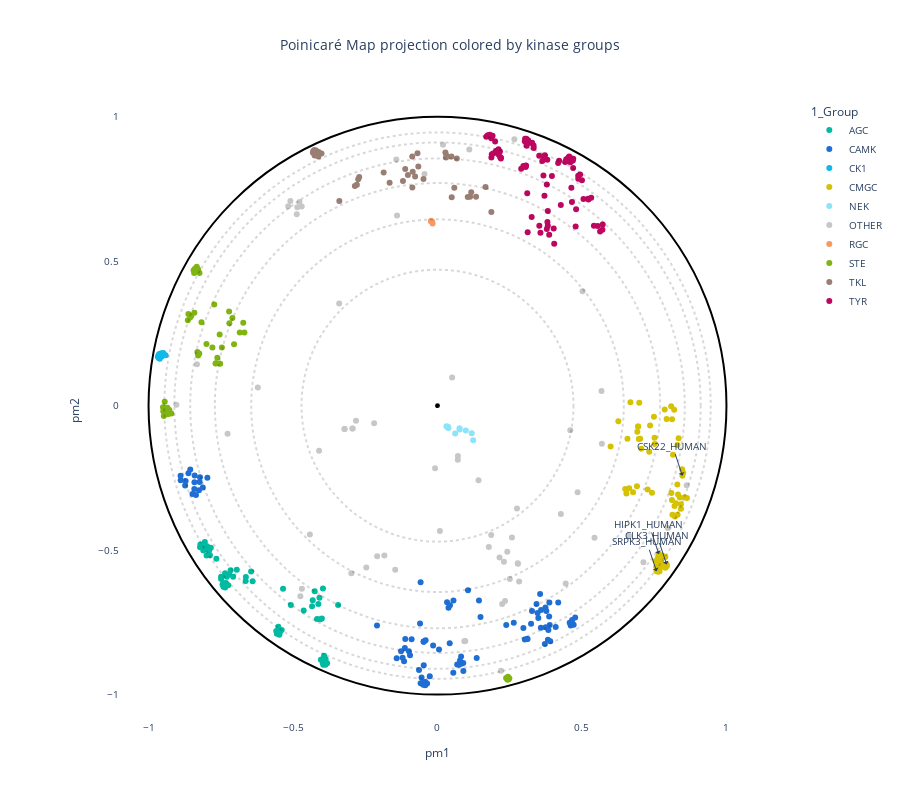

Notebook cell for this chart:
### Markdown cell above
You can highlight several points by using plotly iterface. Provide the corresponding column name in `second_labels_name` and a list of labels to show in `labels_text`:

### Code cell
trace2 = plot_embedding_interactive(df, 
                                    labels_name = '1_Group',#'1_Group',#'2_Gene', 
                                    show_text=True, 
                                    color_palette = kinase_palette,
                                    title = "Poinicaré Map projection colored by kinase groups", 
                                    fontsize = 10,
                                    second_labels_name = "4_Uni_entry", 
                                    #labels_text = ["ST17B_HUMAN", "MYLK2_HUMAN", "KALRN_HUMAN"]
                                    labels_text = ["CLK3_HUMAN", "SRPK3_HUMAN", "HIPK1_HUMAN","CSK22_HUMAN"] # some CMGC kinase
                                    #second_labels_name = "2_Gene",
                                    #labels_text = ["RPS6KA1_1", "RPS6KA2_1", "RPS6KA5_1", "RPS6KB2", "RPS6KA1_2", "RPS6KA2_2",  "RPS6KA3_2",  "RPS6KA5_2"] # some sequences of AGC first domain and CAMK second domain (mentionned in the article) to label
                                    
                              )
trace2.show()

### Figure 1 — Plotly figure (JSON) as saved in the notebook; plotly's stock layout.template omitted (floating-point values rounded to 4 significant figures; data arrays with more than 128 entries replaced by an {"elided": "..."} marker saying what was removed)
{"data": [{"customdata": {"elided": "62x17 mixed values"}, "hovertemplate": "<b>%{hovertext}</b><br><br>1_Group=%{customdata[0]}<br>pm1=%{x}<br>pm2=%{y}<br>2_Gene=%{customdata[1]}<br>3_HGNC=%{customdata[2]}<br>4_Uni_entry=%{customdata[3]}<br>5_Uni_acc=%{customdata[4]}<br>6_Domain_begin=%{customdata[5]}<br>7_Domain_end=%{customdata[6]}<br>8_Domain_length=%{customdata[7]}<br>9_Largest_insert_length=%{customdata[8]}<br>10_PDB_validation=%{customdata[9]}<br>11_Conformational_state=%{customdata[10]}<br>12_Dihedral_state=%{customdata[11]}<br>13_Group_in_Uni=%{customdata[12]}<br>14_Group_in_Manning=%{customdata[13]}<br>15_Synonymn=%{customdata[14]}<br>evo_distance=%{customdata[15]}<br>decile_domain=%{customdata[16]}<extra></extra>", "hovertext": ["AGC", "AGC", "AGC", "AGC", "AGC", "AGC", "AGC", "AGC", "AGC", "AGC", "AGC", "AGC", "AGC", "AGC", "AGC", "AGC", "AGC", "AGC", "AGC", "AGC", "AGC", "AGC", "AGC", "AGC", "AGC", "AGC", "AGC", "AGC", "AGC", "AGC", "AGC", "AGC", "AGC", "AGC", "AGC", "AGC", "AGC", "AGC", "AGC", "AGC", "AGC", "AGC", "AGC", "AGC", "AGC", "AGC", "AGC", "AGC", "AGC", "AGC", "AGC", "AGC", "AGC", "AGC", "AGC", "AGC", "AGC", "AGC", "AGC", "AGC", "AGC", "AGC"], "legendgroup": "AGC", "marker": {"color": "#00bba1", "symbol": "circle"}, "mode": "markers", "name": "AGC", "orientation": "v", "showlegend": true, "textposition": "top right", "type": "scatter", "x": [-0.7074, -0.716, -0.6946, -0.3973, -0.3931, -0.3911, -0.3951, -0.3878, -0.5559, -0.5507, -0.5392, -0.5513, -0.5458, -0.558, -0.5472, -0.3871, -0.3972, -0.6632, -0.6397, -0.645, -0.6638, -0.5346, -0.7489, -0.7488, -0.7876, -0.7991, -0.7653, -0.7327, -0.7388, -0.7243, -0.8105, -0.8077, -0.7845, -0.806, -0.7974, -0.8051, -0.8217, -0.7907, -0.8206, -0.7349, -0.741, -0.744, -0.7336, -0.3866, -0.382, -0.4122, -0.4318, -0.4341, -0.5076, -0.3441, -0.4251, -0.4086, -0.3965, -0.4631, -0.7291, -0.7205, -0.735, -0.4001, -0.4054, -0.4169, -0.4035, -0.3926], "xaxis": "x", "y": [-0.5924, -0.5696, -0.5679, -0.8903, -0.887, -0.8936, -0.8969, -0.8964, -0.7896, -0.7649, -0.7766, -0.7815, -0.7851, -0.7799, -0.793, -0.8765, -0.8772, -0.5933, -0.6076, -0.5741, -0.6067, -0.6338, -0.5921, -0.6002, -0.5177, -0.5186, -0.5297, -0.6198, -0.6151, -0.6219, -0.5014, -0.4856, -0.4917, -0.4938, -0.4863, -0.4717, -0.4899, -0.5021, -0.4806, -0.6296, -0.6267, -0.6185, -0.6135, -0.8877, -0.8913, -0.6863, -0.6736, -0.6939, -0.6895, -0.6901, -0.6425, -0.6648, -0.6332, -0.7091, -0.5924, -0.584, -0.5796, -0.7364, -0.7391, -0.7382, -0.8797, -0.8656], "yaxis": "y"}, {"customdata": {"elided": "93x17 mixed values"}, "hovertemplate": "<b>%{hovertext}</b><br><br>1_Group=%{customdata[0]}<br>pm1=%{x}<br>pm2=%{y}<br>2_Gene=%{customdata[1]}<br>3_HGNC=%{customdata[2]}<br>4_Uni_entry=%{customdata[3]}<br>5_Uni_acc=%{customdata[4]}<br>6_Domain_begin=%{customdata[5]}<br>7_Domain_end=%{customdata[6]}<br>8_Domain_length=%{customdata[7]}<br>9_Largest_insert_length=%{customdata[8]}<br>10_PDB_validation=%{customdata[9]}<br>11_Conformational_state=%{customdata[10]}<br>12_Dihedral_state=%{customdata[11]}<br>13_Group_in_Uni=%{customdata[12]}<br>14_Group_in_Manning=%{customdata[13]}<br>15_Synonymn=%{customdata[14]}<br>evo_distance=%{customdata[15]}<br>decile_domain=%{customdata[16]}<extra></extra>", "hovertext": ["CAMK", "CAMK", "CAMK", "CAMK", "CAMK", "CAMK", "CAMK", "CAMK", "CAMK", "CAMK", "CAMK", "CAMK", "CAMK", "CAMK", "CAMK", "CAMK", "CAMK", "CAMK", "CAMK", "CAMK", "CAMK", "CAMK", "CAMK", "CAMK", "CAMK", "CAMK", "CAMK", "CAMK", "CAMK", "CAMK", "CAMK", "CAMK", "CAMK", "CAMK", "CAMK", "CAMK", "CAMK", "CAMK", "CAMK", "CAMK", "CAMK", "CAMK", "CAMK", "CAMK", "CAMK", "CAMK", "CAMK", "CAMK", "CAMK", "CAMK", "CAMK", "CAMK", "CAMK", "CAMK", "CAMK", "CAMK", "CAMK", "CAMK", "CAMK", "CAMK", "CAMK", "CAMK", "CAMK", "CAMK", "CAMK", "CAMK", "CAMK", "CAMK", "CAMK", "CAMK", "CAMK", "CAMK", "CAMK", "CAMK", "CAMK", "CAMK", "CAMK", "CAMK", "CAMK", "CAMK", "CAMK", "CAMK", "CAMK", "CAMK", "CAMK", "CAMK", "CAMK", "CAMK", "CAMK", "CAMK", "CAMK", "CAMK", "CAMK"], "legendgroup": "CAMK", "marker": {"color": "#1f6ed4", "symbol": "circle"}, "mode": "markers", "name": "CAMK", "orientation": "v", "showlegend": true, "textposition": "top right", "type": "scatter", "x": [-0.05845, 0.1435, 0.1489, 0.3489, 0.3463, -0.09905, -0.1261, -0.09509, 0.08913, 0.06802, 0.07399, 0.07771, -0.1116, 0.3716, 0.3903, -0.1413, 0.08232, 0.3871, -0.08965, -0.8412, -0.8231, -0.7964, -0.01524, -0.04117, 0.005289, 0.3551, -0.862, -0.06404, -0.04768, -0.02671, 0.3584, 0.3736, 0.3426, 0.3272, 0.3864, -0.05844, -0.05514, -0.8359, -0.848, -0.8416, -0.8255, 0.3767, 0.2379, 0.2639, -0.8717, -0.8892, 0.2972, 0.04225, 0.08163, 0.3022, 0.309, 0.3117, 0.03306, 0.05519, 0.03816, 0.1056, 0.04322, -0.113, 0.3744, 0.3837, -0.04762, -0.04746, -0.04802, -0.1157, -0.1208, -0.04959, -0.04607, -0.04962, -0.04197, -0.036, -0.04232, 0.3884, 0.4091, 0.3577, 0.4178, 0.3239, -0.8734, -0.8888, 0.3821, -0.8404, -0.8219, -0.06039, -0.2094, 0.1356, 0.08947, 0.05466, -0.8556, 0.461, 0.4712, 0.4658, 0.4764, 0.4574, -0.8123], "xaxis": "x", "y": [-0.611, -0.6746, -0.7316, -0.7348, -0.7175, -0.85, -0.8502, -0.8633, -0.8904, -0.8957, -0.8967, -0.882, -0.8076, -0.8251, -0.8152, -0.8744, -0.8936, -0.681, -0.8088, -0.2652, -0.2646, -0.2499, -0.8302, -0.8122, -0.8435, -0.6515, -0.2335, -0.9148, -0.8984, -0.9365, -0.7071, -0.6988, -0.6861, -0.7104, -0.7298, -0.9603, -0.9406, -0.3091, -0.306, -0.2887, -0.2924, -0.7109, -0.7588, -0.7513, -0.2606, -0.2426, -0.7694, -0.822, -0.8679, -0.8095, -0.8079, -0.8071, -0.6805, -0.6741, -0.6991, -0.6392, -0.6907, -0.8385, -0.767, -0.7767, -0.8165, -0.8163, -0.8167, -0.885, -0.8724, -0.9568, -0.9636, -0.9662, -0.956, -0.9618, -0.9676, -0.759, -0.766, -0.7686, -0.6808, -0.7548, -0.2759, -0.2581, -0.8105, -0.2416, -0.2475, -0.7541, -0.7608, -0.873, -0.9181, -0.924, -0.2212, -0.7607, -0.7581, -0.7421, -0.7333, -0.7514, -0.2837], "yaxis": "y"}, {"customdata": {"elided": "12x17 mixed values"}, "hovertemplate": "<b>%{hovertext}</b><br><br>1_Group=%{customdata[0]}<br>pm1=%{x}<br>pm2=%{y}<br>2_Gene=%{customdata[1]}<br>3_HGNC=%{customdata[2]}<br>4_Uni_entry=%{customdata[3]}<br>5_Uni_acc=%{customdata[4]}<br>6_Domain_begin=%{customdata[5]}<br>7_Domain_end=%{customdata[6]}<br>8_Domain_length=%{customdata[7]}<br>9_Largest_insert_length=%{customdata[8]}<br>10_PDB_validation=%{customdata[9]}<br>11_Conformational_state=%{customdata[10]}<br>12_Dihedral_state=%{customdata[11]}<br>13_Group_in_Uni=%{customdata[12]}<br>14_Group_in_Manning=%{customdata[13]}<br>15_Synonymn=%{customdata[14]}<br>evo_distance=%{customdata[15]}<br>decile_domain=%{customdata[16]}<extra></extra>", "hovertext": ["CK1", "CK1", "CK1", "CK1", "CK1", "CK1", "CK1", "CK1", "CK1", "CK1", "CK1", "CK1"], "legendgroup": "CK1", "marker": {"color": "#0dbae9", "symbol": "circle"}, "mode": "markers", "name": "CK1", "orientation": "v", "showlegend": true, "textposition": "top right", "type": "scatter", "x": [-0.9554, -0.9563, -0.9544, -0.9587, -0.9611, -0.9651, -0.9627, -0.941, -0.949, -0.9648, -0.9611, -0.9679], "xaxis": "x", "y": [0.1759, 0.1816, 0.1702, 0.1711, 0.1753, 0.1756, 0.1791, 0.1749, 0.1819, 0.1653, 0.162, 0.1695], "yaxis": "y"}, {"customdata": {"elided": "65x17 mixed values"}, "hovertemplate": "<b>%{hovertext}</b><br><br>1_Group=%{customdata[0]}<br>pm1=%{x}<br>pm2=%{y}<br>2_Gene=%{customdata[1]}<br>3_HGNC=%{customdata[2]}<br>4_Uni_entry=%{customdata[3]}<br>5_Uni_acc=%{customdata[4]}<br>6_Domain_begin=%{customdata[5]}<br>7_Domain_end=%{customdata[6]}<br>8_Domain_length=%{customdata[7]}<br>9_Largest_insert_length=%{customdata[8]}<br>10_PDB_validation=%{customdata[9]}<br>11_Conformational_state=%{customdata[10]}<br>12_Dihedral_state=%{customdata[11]}<br>13_Group_in_Uni=%{customdata[12]}<br>14_Group_in_Manning=%{customdata[13]}<br>15_Synonymn=%{customdata[14]}<br>evo_distance=%{customdata[15]}<br>decile_domain=%{customdata[16]}<extra></extra>", "hovertext": ["CMGC", "CMGC", "CMGC", "CMGC", "CMGC", "CMGC", "CMGC", "CMGC", "CMGC", "CMGC", "CMGC", "CMGC", "CMGC", "CMGC", "CMGC", "CMGC", "CMGC", "CMGC", "CMGC", "CMGC", "CMGC", "CMGC", "CMGC", "CMGC", "CMGC", "CMGC", "CMGC", "CMGC", "CMGC", "CMGC", "CMGC", "CMGC", "CMGC", "CMGC", "CMGC", "CMGC", "CMGC", "CMGC", "CMGC", "CMGC", "CMGC", "CMGC", "CMGC", "CMGC", "CMGC", "CMGC", "CMGC", "CMGC", "CMGC", "CMGC", "CMGC", "CMGC", "CMGC", "CMGC", "CMGC", "CMGC", "CMGC", "CMGC", "CMGC", "CMGC", "CMGC", "CMGC", "CMGC", "CMGC", "CMGC"], "legendgroup": "CMGC", "marker": {"color": "#d5c203", "symbol": "circle"}, "mode": "markers", "name": "CMGC", "orientation": "v", "showlegend": true, "textposition": "top right", "type": "scatter", "x": [0.7355, 0.6916, 0.6941, 0.6943, 0.6968, 0.7015, 0.819, 0.8087, 0.7863, 0.7929, 0.8118, 0.6676, 0.6573, 0.7328, 0.7051, 0.6259, 0.7491, 0.5991, 0.7512, 0.6982, 0.7511, 0.6768, 0.6496, 0.6538, 0.6634, 0.6902, 0.7886, 0.7938, 0.7931, 0.7889, 0.8503, 0.8476, 0.8463, 0.7546, 0.7747, 0.7712, 0.757, 0.7691, 0.7271, 0.7422, 0.766, 0.7777, 0.7707, 0.7884, 0.8343, 0.8304, 0.8386, 0.8131, 0.8204, 0.8427, 0.8424, 0.8253, 0.83, 0.8325, 0.8632, 0.8557, 0.8094, 0.8216, 0.8309, 0.815, 0.8113, 0.7634, 0.7686, 0.7637, 0.758], "xaxis": "x", "y": [-0.06846, -0.09032, -0.07174, -0.07176, -0.1157, -0.1142, -0.01434, -0.001751, -0.01344, -0.04648, -0.04712, 0.01207, -0.1149, -0.1597, -0.1495, -0.05359, -0.03815, -0.1416, -0.1331, 0.009655, -0.1109, -0.2995, -0.2885, -0.3043, -0.2857, -0.2787, -0.5552, -0.5548, -0.5497, -0.5613, -0.2324, -0.2425, -0.2197, -0.5377, -0.5423, -0.5598, -0.5579, -0.548, -0.2902, -0.3016, -0.5135, -0.5188, -0.5299, -0.524, -0.113, -0.1358, -0.318, -0.3778, -0.3475, -0.3564, -0.341, -0.3374, -0.2725, -0.3072, -0.3199, -0.3173, -0.3025, -0.3838, -0.3779, -0.1695, -0.3264, -0.5242, -0.5728, -0.5749, -0.5732], "yaxis": "y"}, {"customdata": {"elided": "11x17 mixed values"}, "hovertemplate": "<b>%{hovertext}</b><br><br>1_Group=%{customdata[0]}<br>pm1=%{x}<br>pm2=%{y}<br>2_Gene=%{customdata[1]}<br>3_HGNC=%{customdata[2]}<br>4_Uni_entry=%{customdata[3]}<br>5_Uni_acc=%{customdata[4]}<br>6_Domain_begin=%{customdata[5]}<br>7_Domain_end=%{customdata[6]}<br>8_Domain_length=%{customdata[7]}<br>9_Largest_insert_length=%{customdata[8]}<br>10_PDB_validation=%{customdata[9]}<br>11_Conformational_state=%{customdata[10]}<br>12_Dihedral_state=%{customdata[11]}<br>13_Group_in_Uni=%{customdata[12]}<br>14_Group_in_Manning=%{customdata[13]}<br>15_Synonymn=%{customdata[14]}<br>evo_distance=%{customdata[15]}<br>decile_domain=%{customdata[16]}<extra></extra>", "hovertext": ["NEK", "NEK", "NEK", "NEK", "NEK", "NEK", "NEK", "NEK", "NEK", "NEK", "NEK"], "legendgroup": "NEK", "marker": {"color": "#8ce4fa", "symbol": "circle"}, "mode": "markers", "name": "NEK", "orientation": "v", "showlegend": true, "textposition": "top right", "type": "scatter", "x": [0.03499, 0.1235, 0.03653, 0.03621, 0.03786, 0.031, 0.06113, 0.09791, 0.1184, 0.07676, 0.07614], "xaxis": "x", "y": [-0.07441, -0.1201, -0.07546, -0.0731, -0.07738, -0.07154, -0.0967, -0.08638, -0.09586, -0.08227, -0.07834], "yaxis": "y"}, {"customdata": {"elided": "66x17 mixed values"}, "hovertemplate": "<b>%{hovertext}</b><br><br>1_Group=%{customdata[0]}<br>pm1=%{x}<br>pm2=%{y}<br>2_Gene=%{customdata[1]}<br>3_HGNC=%{customdata[2]}<br>4_Uni_entry=%{customdata[3]}<br>5_Uni_acc=%{customdata[4]}<br>6_Domain_begin=%{customdata[5]}<br>7_Domain_end=%{customdata[6]}<br>8_Domain_length=%{customdata[7]}<br>9_Largest_insert_length=%{customdata[8]}<br>10_PDB_validation=%{customdata[9]}<br>11_Conformational_state=%{customdata[10]}<br>12_Dihedral_state=%{customdata[11]}<br>13_Group_in_Uni=%{customdata[12]}<br>14_Group_in_Manning=%{customdata[13]}<br>15_Synonymn=%{customdata[14]}<br>evo_distance=%{customdata[15]}<br>decile_domain=%{customdata[16]}<extra></extra>", "hovertext": ["OTHER", "OTHER", "OTHER", "OTHER", "OTHER", "OTHER", "OTHER", "OTHER", "OTHER", "OTHER", "OTHER", "OTHER", "OTHER", "OTHER", "OTHER", "OTHER", "OTHER", "OTHER", "OTHER", "OTHER", "OTHER", "OTHER", "OTHER", "OTHER", "OTHER", "OTHER", "OTHER", "OTHER", "OTHER", "OTHER", "OTHER", "OTHER", "OTHER", "OTHER", "OTHER", "OTHER", "OTHER", "OTHER", "OTHER", "OTHER", "OTHER", "OTHER", "OTHER", "OTHER", "OTHER", "OTHER", "OTHER", "OTHER", "OTHER", "OTHER", "OTHER", "OTHER", "OTHER", "OTHER", "OTHER", "OTHER", "OTHER", "OTHER", "OTHER", "OTHER", "OTHER", "OTHER", "OTHER", "OTHER", "OTHER", "OTHER"], "legendgroup": "OTHER", "marker": {"color": "#c7c7c7", "symbol": "circle"}, "mode": "markers", "name": "OTHER", "orientation": "v", "showlegend": true, "textposition": "top right", "type": "scatter", "x": [0.07065, 0.07026, 0.008262, 0.5433, 0.8625, 0.2824, 0.1101, -0.2193, -0.282, -0.2935, -0.9036, -0.2947, 0.09617, 0.09287, -0.008412, 0.5021, 0.2502, 0.2784, 0.01894, -0.14, -0.5167, -0.5091, 0.142, -0.1425, 0.1858, -0.184, -0.2464, 0.6629, -0.1463, 0.4596, -0.4099, 0.266, -0.2087, -0.7265, 0.2196, -0.4746, -0.4693, 0.4437, -0.2983, 0.427, 0.4849, -0.6219, -0.4417, 0.05058, 0.5675, 0.2576, 0.275, 0.7967, -0.8325, 0.2778, -0.04501, 0.2238, 0.2338, -0.3403, 0.5688, 0.7126, 0.2299, 0.2147, 0.2414, 0.1777, -0.321, -0.3224, -0.4852, -0.47, -0.4871, -0.4777], "xaxis": "x", "y": [-0.174, -0.1868, -0.4337, -0.4572, -0.2754, -0.6082, 0.8862, -0.06124, -0.05254, -0.0791, 0.003131, -0.07868, -0.8149, -0.815, -0.2162, 0.3956, -0.5999, -0.5472, 0.9027, 0.6582, 0.6901, 0.7083, -0.258, 0.8516, -0.4477, -0.5185, -0.5601, -0.4503, -0.5675, -0.08505, -0.1561, 0.9216, -0.5213, -0.09745, -0.9175, -0.66, -0.6333, -0.6153, -0.5804, -0.3748, -0.3, 0.06248, -0.4459, 0.09783, 0.05057, -0.4564, -0.3563, -0.423, 0.143, -0.5456, 0.8015, -0.6861, -0.6762, 0.3538, -0.132, -0.5422, -0.5406, -0.5256, -0.5054, -0.4889, -0.08119, -0.08111, 0.6868, 0.689, 0.6625, 0.7047], "yaxis": "y"}, {"customdata": [["RGC", "GUCY2C", "HGNC:4688", "GUC2C_HUMAN", "P25092", 489, 747, 259, 19, null, null, null, "RGC", "RGC", "GUC2C,STAR", 2.488, 2], ["RGC", "GUCY2D", "HGNC:4689", "GUC2D_HUMAN", "Q02846", 510, 807, 298, 26, null, null, null, "RGC", "RGC", "CORD6,GUC1A4,GUC2D,RETGC,RETGC1", 2.543, 8], ["RGC", "GUCY2F", "HGNC:4691", "GUC2F_HUMAN", "P51841", 547, 811, 265, 14, null, null, null, "RGC", "RGC", "GUC2F,RETGC2", 2.446, 5], ["RGC", "NPR1", "HGNC:7943", "ANPRA_HUMAN", "P16066", 533, 803, 271, 15, null, null, null, "RGC", "RGC", "ANPRA", 2.158, 6], ["RGC", "NPR2", "HGNC:7944", "ANPRB_HUMAN", "P20594", 517, 788, 272, 15, null, null, null, "RGC", "RGC", "ANPRB", 2.134, 6]], "hovertemplate": "<b>%{hovertext}</b><br><br>1_Group=%{customdata[0]}<br>pm1=%{x}<br>pm2=%{y}<br>2_Gene=%{customdata[1]}<br>3_HGNC=%{customdata[2]}<br>4_Uni_entry=%{customdata[3]}<br>5_Uni_acc=%{customdata[4]}<br>6_Domain_begin=%{customdata[5]}<br>7_Domain_end=%{customdata[6]}<br>8_Domain_length=%{customdata[7]}<br>9_Largest_insert_length=%{customdata[8]}<br>10_PDB_validation=%{customdata[9]}<br>11_Conformational_state=%{customdata[10]}<br>12_Dihedral_state=%{customdata[11]}<br>13_Group_in_Uni=%{customdata[12]}<br>14_Group_in_Manning=%{customdata[13]}<br>15_Synonymn=%{customdata[14]}<br>evo_distance=%{customdata[15]}<br>decile_domain=%{customdata[16]}<extra></extra>", "hovertext": ["RGC", "RGC", "RGC", "RGC", "RGC"], "legendgroup": "RGC", "marker": {"color": "#f59a62", "symbol": "circle"}, "mode": "markers", "name": "RGC", "orientation": "v", "showlegend": true, "textposition": "top right", "type": "scatter", "x": [-0.02267, -0.01856, -0.01892, -0.017, -0.02215], "xaxis": "x", "y": [0.6386, 0.6361, 0.6365, 0.6308, 0.6392], "yaxis": "y"}, {"customdata": {"elided": "47x17 mixed values"}, "hovertemplate": "<b>%{hovertext}</b><br><br>1_Group=%{customdata[0]}<br>pm1=%{x}<br>pm2=%{y}<br>2_Gene=%{customdata[1]}<br>3_HGNC=%{customdata[2]}<br>4_Uni_entry=%{customdata[3]}<br>5_Uni_acc=%{customdata[4]}<br>6_Domain_begin=%{customdata[5]}<br>7_Domain_end=%{customdata[6]}<br>8_Domain_length=%{customdata[7]}<br>9_Largest_insert_length=%{customdata[8]}<br>10_PDB_validation=%{customdata[9]}<br>11_Conformational_state=%{customdata[10]}<br>12_Dihedral_state=%{customdata[11]}<br>13_Group_in_Uni=%{customdata[12]}<br>14_Group_in_Manning=%{customdata[13]}<br>15_Synonymn=%{customdata[14]}<br>evo_distance=%{customdata[15]}<br>decile_domain=%{customdata[16]}<extra></extra>", "hovertext": ["STE", "STE", "STE", "STE", "STE", "STE", "STE", "STE", "STE", "STE", "STE", "STE", "STE", "STE", "STE", "STE", "STE", "STE", "STE", "STE", "STE", "STE", "STE", "STE", "STE", "STE", "STE", "STE", "STE", "STE", "STE", "STE", "STE", "STE", "STE", "STE", "STE", "STE", "STE", "STE", "STE", "STE", "STE", "STE", "STE", "STE", "STE"], "legendgroup": "STE", "marker": {"color": "#80b412", "symbol": "circle"}, "mode": "markers", "name": "STE", "orientation": "v", "showlegend": true, "textposition": "top right", "type": "scatter", "x": [-0.8237, -0.8284, -0.8441, -0.8356, -0.8331, -0.8396, -0.8422, -0.9501, -0.944, -0.9281, -0.9346, -0.9491, -0.9412, -0.9472, -0.9211, -0.9332, -0.7041, -0.7212, -0.6722, -0.7203, -0.852, -0.7098, -0.856, -0.8415, -0.8641, -0.8621, -0.7619, 0.2419, 0.2486, 0.2463, 0.2439, 0.2374, 0.2427, -0.6843, -0.6682, -0.779, -0.7462, -0.7996, -0.7726, -0.752, -0.7539, -0.7663, -0.7682, -0.8245, -0.8284, -0.8309, -0.8168], "xaxis": "x", "y": [0.4588, 0.4715, 0.4685, 0.466, 0.4804, 0.4736, 0.4589, -0.005262, 0.01377, -0.01521, -0.00705, -0.0192, -0.01762, -0.03549, -0.02715, -0.02969, 0.2126, 0.3263, 0.2871, 0.285, 0.3109, 0.303, 0.3053, 0.3219, 0.2956, 0.3172, 0.1661, -0.9483, -0.9436, -0.9471, -0.9384, -0.9422, -0.9439, 0.2534, 0.2536, 0.2013, 0.2015, 0.2131, 0.35, 0.1449, 0.2464, 0.1464, 0.1459, 0.1803, 0.1736, 0.1859, 0.2887], "yaxis": "y"}, {"customdata": {"elided": "42x17 mixed values"}, "hovertemplate": "<b>%{hovertext}</b><br><br>1_Group=%{customdata[0]}<br>pm1=%{x}<br>pm2=%{y}<br>2_Gene=%{customdata[1]}<br>3_HGNC=%{customdata[2]}<br>4_Uni_entry=%{customdata[3]}<br>5_Uni_acc=%{customdata[4]}<br>6_Domain_begin=%{customdata[5]}<br>7_Domain_end=%{customdata[6]}<br>8_Domain_length=%{customdata[7]}<br>9_Largest_insert_length=%{customdata[8]}<br>10_PDB_validation=%{customdata[9]}<br>11_Conformational_state=%{customdata[10]}<br>12_Dihedral_state=%{customdata[11]}<br>13_Group_in_Uni=%{customdata[12]}<br>14_Group_in_Manning=%{customdata[13]}<br>15_Synonymn=%{customdata[14]}<br>evo_distance=%{customdata[15]}<br>decile_domain=%{customdata[16]}<extra></extra>", "hovertext": ["TKL", "TKL", "TKL", "TKL", "TKL", "TKL", "TKL", "TKL", "TKL", "TKL", "TKL", "TKL", "TKL", "TKL", "TKL", "TKL", "TKL", "TKL", "TKL", "TKL", "TKL", "TKL", "TKL", "TKL", "TKL", "TKL", "TKL", "TKL", "TKL", "TKL", "TKL", "TKL", "TKL", "TKL", "TKL", "TKL", "TKL", "TKL", "TKL", "TKL", "TKL", "TKL"], "legendgroup": "TKL", "marker": {"color": "#997e73", "symbol": "circle"}, "mode": "markers", "name": "TKL", "orientation": "v", "showlegend": true, "textposition": "top right", "type": "scatter", "x": [-0.4216, -0.4205, -0.4311, -0.4149, -0.4112, -0.4266, -0.4015, 0.03095, -0.279, -0.4258, -0.4301, -0.4125, -0.3397, -0.1117, 0.1046, 0.1167, 0.1335, 0.1128, -0.2744, -0.2709, 0.1864, 0.1663, -0.08731, -0.06928, -0.1024, -0.07748, -0.1657, -0.06631, -0.1196, -0.0485, -0.08706, -0.08581, -0.286, 0.06679, 0.02738, 0.04854, 0.02951, 0.04918, 0.05822, -0.4253, -0.4252, -0.1863], "xaxis": "x", "y": [0.8784, 0.8832, 0.8755, 0.8711, 0.8781, 0.8814, 0.8726, 0.8653, 0.7641, 0.8852, 0.8813, 0.862, 0.7085, 0.8194, 0.7217, 0.7389, 0.723, 0.7228, 0.7833, 0.7912, 0.6698, 0.7566, 0.8626, 0.8738, 0.7984, 0.7927, 0.7716, 0.8275, 0.7779, 0.7842, 0.7546, 0.8093, 0.7604, 0.8557, 0.8759, 0.8621, 0.8584, 0.7217, 0.7541, 0.8759, 0.8656, 0.8067], "yaxis": "y"}, {"customdata": {"elided": "94x17 mixed values"}, "hovertemplate": "<b>%{hovertext}</b><br><br>1_Group=%{customdata[0]}<br>pm1=%{x}<br>pm2=%{y}<br>2_Gene=%{customdata[1]}<br>3_HGNC=%{customdata[2]}<br>4_Uni_entry=%{customdata[3]}<br>5_Uni_acc=%{customdata[4]}<br>6_Domain_begin=%{customdata[5]}<br>7_Domain_end=%{customdata[6]}<br>8_Domain_length=%{customdata[7]}<br>9_Largest_insert_length=%{customdata[8]}<br>10_PDB_validation=%{customdata[9]}<br>11_Conformational_state=%{customdata[10]}<br>12_Dihedral_state=%{customdata[11]}<br>13_Group_in_Uni=%{customdata[12]}<br>14_Group_in_Manning=%{customdata[13]}<br>15_Synonymn=%{customdata[14]}<br>evo_distance=%{customdata[15]}<br>decile_domain=%{customdata[16]}<extra></extra>", "hovertext": ["TYR", "TYR", "TYR", "TYR", "TYR", "TYR", "TYR", "TYR", "TYR", "TYR", "TYR", "TYR", "TYR", "TYR", "TYR", "TYR", "TYR", "TYR", "TYR", "TYR", "TYR", "TYR", "TYR", "TYR", "TYR", "TYR", "TYR", "TYR", "TYR", "TYR", "TYR", "TYR", "TYR", "TYR", "TYR", "TYR", "TYR", "TYR", "TYR", "TYR", "TYR", "TYR", "TYR", "TYR", "TYR", "TYR", "TYR", "TYR", "TYR", "TYR", "TYR", "TYR", "TYR", "TYR", "TYR", "TYR", "TYR", "TYR", "TYR", "TYR", "TYR", "TYR", "TYR", "TYR", "TYR", "TYR", "TYR", "TYR", "TYR", "TYR", "TYR", "TYR", "TYR", "TYR", "TYR", "TYR", "TYR", "TYR", "TYR", "TYR", "TYR", "TYR", "TYR", "TYR", "TYR", "TYR", "TYR", "TYR", "TYR", "TYR", "TYR", "TYR", "TYR", "TYR"], "legendgroup": "TYR", "marker": {"color": "#bd065f", "symbol": "circle"}, "mode": "markers", "name": "TYR", "orientation": "v", "showlegend": true, "textposition": "top right", "type": "scatter", "x": [0.3325, 0.4652, 0.4797, 0.3689, 0.2897, 0.3563, 0.5708, 0.5543, 0.1687, 0.4781, 0.3128, 0.3158, 0.521, 0.4419, 0.4698, 0.4524, 0.4576, 0.4584, 0.46, 0.4622, 0.4641, 0.4685, 0.4455, 0.4561, 0.453, 0.4596, 0.4559, 0.5224, 0.532, 0.5051, 0.3783, 0.3667, 0.2115, 0.2111, 0.2161, 0.2024, 0.3817, 0.1861, 0.1738, 0.1865, 0.3259, 0.3866, 0.3121, 0.38, 0.352, 0.3708, 0.5717, 0.4869, 0.2194, 0.4935, 0.2183, 0.4872, 0.2184, 0.1995, 0.1906, 0.3524, 0.3274, 0.3329, 0.3717, 0.3783, 0.3702, 0.3051, 0.3062, 0.2971, 0.3079, 0.3137, 0.3053, 0.3022, 0.1806, 0.1812, 0.4209, 0.4175, 0.4039, 0.3085, 0.1864, 0.3075, 0.3031, 0.3626, 0.3027, 0.3804, 0.3817, 0.3106, 0.4633, 0.5413, 0.194, 0.1879, 0.3959, 0.4267, 0.5627, 0.4999, 0.2183, 0.3058, 0.4021, 0.4694], "xaxis": "x", "y": [0.9002, 0.7052, 0.6801, 0.8604, 0.82, 0.5981, 0.6087, 0.6218, 0.9304, 0.6196, 0.915, 0.9088, 0.7157, 0.8433, 0.8543, 0.8456, 0.847, 0.8513, 0.842, 0.8457, 0.8524, 0.8486, 0.8525, 0.8546, 0.8586, 0.8583, 0.8625, 0.7133, 0.7191, 0.7151, 0.7655, 0.7969, 0.8694, 0.8876, 0.8793, 0.8814, 0.6222, 0.9251, 0.9361, 0.9309, 0.6531, 0.5917, 0.5999, 0.8507, 0.8651, 0.8554, 0.6267, 0.796, 0.8558, 0.8, 0.8585, 0.7853, 0.8588, 0.9144, 0.9339, 0.6225, 0.9097, 0.8921, 0.8665, 0.6112, 0.7262, 0.8259, 0.8302, 0.8296, 0.9174, 0.9184, 0.9113, 0.9152, 0.9313, 0.9375, 0.8476, 0.8398, 0.5602, 0.8993, 0.8587, 0.924, 0.9234, 0.8469, 0.8297, 0.6353, 0.6737, 0.7348, 0.7538, 0.6222, 0.8736, 0.8697, 0.7947, 0.694, 0.6024, 0.7801, 0.8586, 0.8308, 0.6127, 0.822], "yaxis": "y"}], "layout": {"annotations": [{"arrowhead": 1, "showarrow": true, "text": "CLK3_HUMAN", "x": 0.7931, "y": -0.5497}, {"arrowhead": 1, "showarrow": true, "text": "CSK22_HUMAN", "x": 0.8476, "y": -0.2425}, {"arrowhead": 1, "showarrow": true, "text": "HIPK1_HUMAN", "x": 0.766, "y": -0.5135}, {"arrowhead": 1, "showarrow": true, "text": "SRPK3_HUMAN", "x": 0.758, "y": -0.5732}], "font": {"size": 10}, "height": 800, "legend": {"title": {"text": "1_Group"}, "tracegroupgap": 0}, "plot_bgcolor": "rgba(0, 0, 0, 0)", "shapes": [{"line": {"color": "black", "dash": "dot"}, "opacity": 0.15, "type": "circle", "x0": -0.4706, "x1": 0.4706, "y0": -0.4706, "y1": 0.4706}, {"line": {"color": "black", "dash": "dot"}, "opacity": 0.15, "type": "circle", "x0": -0.6447, "x1": 0.6447, "y0": -0.6447, "y1": 0.6447}, {"line": {"color": "black", "dash": "dot"}, "opacity": 0.15, "type": "circle", "x0": -0.7705, "x1": 0.7705, "y0": -0.7705, "y1": 0.7705}, {"line": {"color": "black", "dash": "dot"}, "opacity": 0.15, "type": "circle", "x0": -0.8557, "x1": 0.8557, "y0": -0.8557, "y1": 0.8557}, {"line": {"color": "black", "dash": "dot"}, "opacity": 0.15, "type": "circle", "x0": -0.9108, "x1": 0.9108, "y0": -0.9108, "y1": 0.9108}, {"line": {"color": "black", "dash": "dot"}, "opacity": 0.15, "type": "circle", "x0": -0.9455, "x1": 0.9455, "y0": -0.9455, "y1": 0.9455}, {"line": {"color": "Black"}, "type": "circle", "x0": -1, "x1": 1, "xref": "x", "y0": -1, "y1": 1, "yref": "y"}, {"fillcolor": "Black", "line": {"color": "Black"}, "type": "circle", "x0": -0.005, "x1": 0.005, "xref": "x", "y0": -0.005, "y1": 0.005, "yref": "y"}], "title": {"text": "Poinicaré Map projection colored by kinase groups", "x": 0.5}, "xaxis": {"anchor": "y", "constrain": "domain", "domain": [0, 1], "range": [-1.1, 1.1], "title": {"text": "pm1"}}, "yaxis": {"anchor": "x", "domain": [0, 1], "scaleanchor": "x", "scaleratio": 1, "title": {"text": "pm2"}}, "yaxis2": {"layer": "below traces", "matches": "y", "overlaying": "y"}}}
